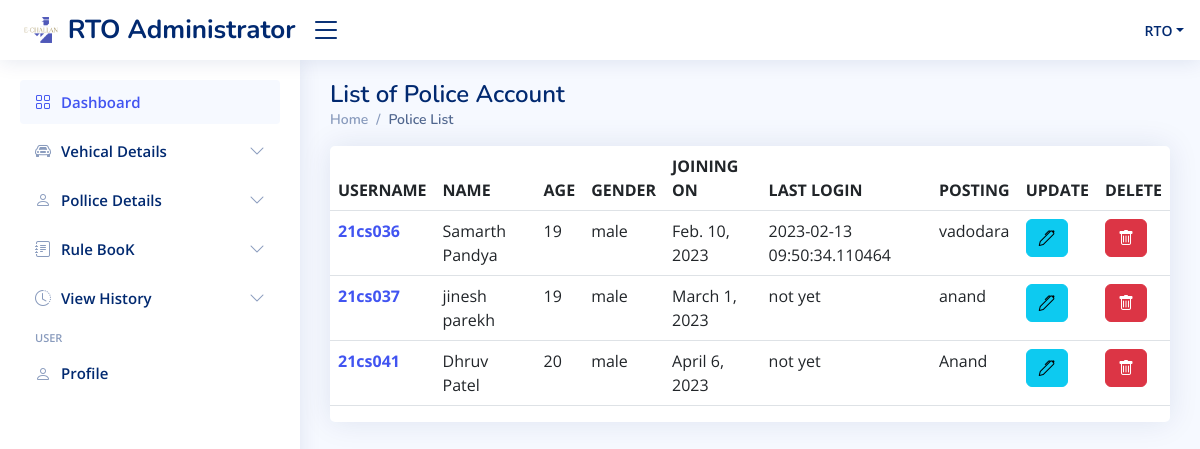
Page /rto-administrator/rtodashboard/view_police_list/ (signed in) on the committed database.
### police/models.py (models this page shows, shortened)
class Police(models.Model):
    police_id=models.AutoField(primary_key = True)
    police_username=models.CharField(max_length=50,default=None)
    police_password = models.CharField(max_length=50)
    police_firstname=models.CharField(max_length=50,default=None)
    police_lastname=models.CharField(max_length=50,default=None)
    police_age=models.IntegerField(default=None)
    police_birth_date=models.DateField(default=None)
    police_joing_date=models.DateField(default=None)
    police_address=models.CharField(max_length=100,default=None)
    police_gender=models.CharField(max_length=20,default=None)
    police_last_login=models.CharField(max_length=30,default=None)
    police_created_date=models.DateField(auto_now_add=True)

### rto/views.py (the view)
# urls.py: path('rtodashboard/view_police_list/', views.allp,name="policelist"),
def allp(request):
    if authcheck(request):
        allpoli = list(Police.objects.all().values())
        u = request.session.get('username')
        context = {
            'user': user(request),
            'p': allpoli
        }
        return render(request, 'rto_police_list.html', context)
    else:
        return log_rto(request)

### rto/views.py (called while the page is built)
def authcheck(request):
    if request.session.get('login') == False or request.session.get('username') == None:
        return False
    else:
        return True

def user(request):
    user_info = {
        'username': request.session.get('username')
    }
    return user_info

### rto/templates/rto_police_list.html (shortened to what this page needs)
{% extends 'base.html' %}
{% block body1 %}
<main id="main" class="main">
  <div class="pagetitle">
    <h1>List of Police Account</h1>
    <nav>
      <ol class="breadcrumb">
        <li class="breadcrumb-item"><a href="../">Home</a></li>
        <li class="breadcrumb-item active">Police List</li>
      </ol>
    </nav>
  </div>
  <section class="section">
    <div class="row">
      <div class="col-lg-12">
        <div class="col-12">
          <div class="card  overflow-auto">
            <table class="table table-border datatable">
              <thead>
                <tr>
                  <th scope="col">USERNAME </th>
                  <th scope="col">NAME </th>
                  <th scope="col">AGE </th>
                  <th scope="col">GENDER </th>
                  <th scope="col">JOINING ON </th>
                  <th scope="col">LAST LOGIN </th>
                  <th scope="col">POSTING </th>
                  <th scope="col">UPDATE </th>
                  <th scope="col">DELETE </th>
                </tr>
              </thead>
              <tbody>
                {% for i in p %}
                <tr>
                  <th scope="row"><a href="show_pid/{{ i.police_id}}">{{i.police_username}}</a></th>
                  <td>{{i.police_firstname}} {{i.police_lastname}}</td>
                  <td>{{i.police_age}}</td>
                  <td>{{i.police_gender}}</td>
                  <td>{{i.police_joing_date}}</td>
                  <td>{{i.police_last_login}}</td>
                  <td>{{i.police_address}}</td>
                  <td><a href="update_pid/{{ i.police_id}}" class="btn btn-info"><i class="bi bi-pen"></i></a></td>
                  <td><button type="button" class="btn btn-danger" data-bs-toggle="modal" data-bs-target="#basicModal{{i.police_username}}">
                    <i class="bi bi-trash"></i>
                  </button></td>
                </tr>
                {% endfor %}
              </tbody>
            </table>
          </div>
        </div>
    </div>
    </div>
  </section>
</main>
{% endblock body1 %}

### rto/static/assets/css/style.css (style rules this page uses)
:root { scroll-behavior: smooth; }
body { font-family: "Open Sans", sans-serif; background: #f6f9ff; color: #444444; }
a { color: #4154f1; text-decoration: none; }
h1, h2, h3, h4, h5, h6 { font-family: "Nunito", sans-serif; }
#main { margin-top: 60px; padding: 20px 30px; transition: all 0.3s; }
.pagetitle { margin-bottom: 10px; }
.pagetitle h1 { font-size: 24px; margin-bottom: 0; font-weight: 600; color: #012970; }
.card { margin-bottom: 30px; border: none; border-radius: 5px; box-shadow: 0px 0 30px rgba(1, 41, 112, 0.1); }
.breadcrumb { font-size: 14px; font-family: "Nunito", sans-serif; color: #899bbd; font-weight: 600; }
.breadcrumb a { color: #899bbd; transition: 0.3s; }
.breadcrumb .breadcrumb-item::before { color: #899bbd; }
.breadcrumb .active { color: #51678f; font-weight: 600; }
@media (min-width: 1200px) { #main, #footer { margin-left: 300px; } }

### rows in the picture
Police: police_username "21cs036", police_firstname "Samarth", police_lastname "Pandya", police_age "19", police_gender "male", police_joing_date "Feb. 10, 2023", police_last_login "2023-02-13 09:50:34.110464", police_address "vadodara"
Police: police_username "21cs037", police_firstname "jinesh", police_lastname "parekh", police_age "19", police_gender "male", police_joing_date "March 1, 2023", police_last_login "not yet", police_address "anand"
Police: police_username "21cs041", police_firstname "Dhruv", police_lastname "Patel", police_age "20", police_gender "male", police_joing_date "April 6, 2023", police_last_login "not yet", police_address "Anand"

### other values in the picture
{{ user.username }} "RTO"
